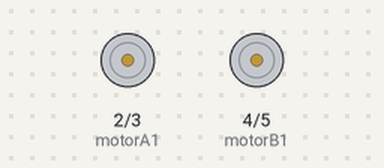
The sketch below on a simulated Arduino Uno, built with avr-gcc and run on an emulated ATmega328P. Parts: motor-driver pin pairs drawn as motors (green arrow = first pin HIGH = forward, orange = second pin HIGH = backward, longer = more drive, scaled by the enable pin).

Above: at 2.5 s.
At 30.6 s:
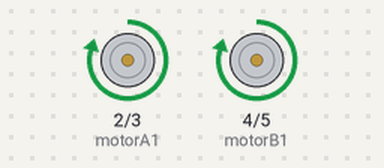
At 46.7 s:
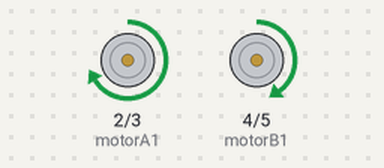
At 49.9 s:
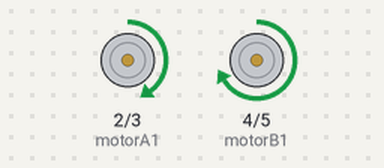
Timing chart, 0 to 64.6 s (numbered marks = the images above):
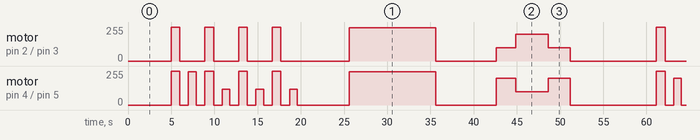

Measured:
- by itself, motor on pin 2 (motorA1) / pin 3 (motorA2): stopped → forward 255/255 at 5.0 s, → stopped 1.0 s later, → forward 255/255 2.9 s later, → stopped 1.0 s later, … (35 changes in this stretch)
- by itself, motor on pin 4 (motorB1) / pin 5 (motorB2): stopped → forward 255/255 at 5.0 s, → stopped 1.0 s later, → forward 250/255 1.0 s later, → stopped 0.90 s later, … (57 changes in this stretch)

The sketch:

rect.ino
```cpp
int motorA1=2;
int motorA2=3;
int motorB1=4;
int motorB2=5;
int enA =9;
int enB =10;
int i=0;int j=0;
int data1,data2,data3;
int sensorA = 6;
int sensorB = 7;
int sensorC = 8;
int carspeed;
float T;
int d;
int theta;
void setup() {
  // put your setup code here, to run once:
pinMode(motorA1,OUTPUT);
pinMode(motorA2,OUTPUT);
pinMode(motorB1,OUTPUT);
pinMode(motorB2,OUTPUT);

analogWrite (enA, 250);
analogWrite (enB,250);

}

 void forward ()
 {   digitalWrite(motorA1,HIGH);
 digitalWrite(motorA2,LOW);
 digitalWrite(motorB1,HIGH);
 digitalWrite(motorB2,LOW);
 analogWrite (enA,255);
 analogWrite (enB,255);}

 void Stop (){  digitalWrite(motorA1,LOW);
 digitalWrite(motorA2,LOW);
 digitalWrite(motorB1,LOW);
 digitalWrite(motorB2,LOW);}
  void right ()
 {  digitalWrite(motorA1,LOW);
 digitalWrite(motorA2,HIGH);
 digitalWrite(motorB1,HIGH);
 digitalWrite(motorB2,LOW);
analogWrite (enA,0);
 analogWrite (enB,120);}

void distanceF (int x){
  float t = x/20;
  t=t*1000;
 forward();
 delay (t);
Stop();
  }

   void angle2 (int z){float t2 = (z/360)* 2.387;
   t2=t2*1000;
right();
  delay (500);}

    void rectangle () {
      for(int i=0;i<4;i++){
forward();
delay (1000);
Stop();
delay(1000);
right();
delay (900);
Stop();
delay(1000);}
    }
void circle ()
{
   digitalWrite(motorA1,HIGH);
 digitalWrite(motorA2,LOW);
 digitalWrite(motorB1,HIGH);
 digitalWrite(motorB2,LOW);
analogWrite (enA,160);
 analogWrite (enB,250);
 delay(5000*2);

  }
  void infinity ()
{
  delay (2000);
    digitalWrite(motorA1,HIGH);
 digitalWrite(motorA2,LOW);
 digitalWrite(motorB1,HIGH);
 digitalWrite(motorB2,LOW);
analogWrite (enA,100);
 analogWrite (enB,200);
 delay(4500/2);

  digitalWrite(motorA1,HIGH);
 digitalWrite(motorA2,LOW);
 digitalWrite(motorB1,HIGH);
 digitalWrite(motorB2,LOW);
analogWrite (enA,200);
 analogWrite (enB,100);
   delay(3800);
    digitalWrite(motorA1,HIGH);
 digitalWrite(motorA2,LOW);
 digitalWrite(motorB1,HIGH);
 digitalWrite(motorB2,LOW);
analogWrite (enA,100);
 analogWrite (enB,200);
 delay(5000/2);
 Stop();
   delay(5000);
  }
void loop() {
delay(5000);
  // put your main code here, to run repeatedly:
  rectangle ();
  Stop();
delay(5000);
circle ();
  Stop();

delay(5000);
infinity();
}
```
